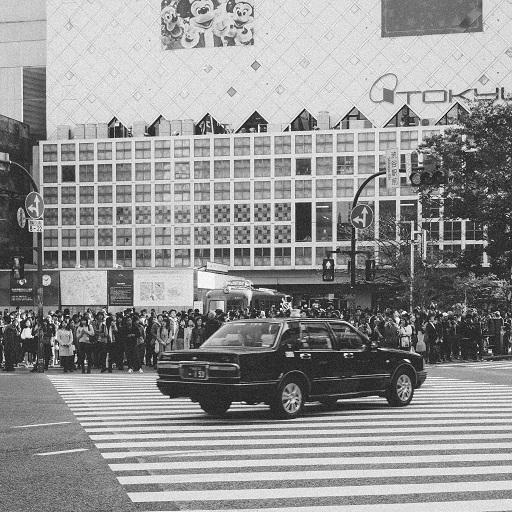
%> input picture Praca_Inzynierska/Filtr_Wienera/jon-tang512.jpg, 512 x 512 px
$ octave wiener.m   (GNU Octave 9; MATLAB toolbox functions it lacks are replaced by stand-ins)
%> lines starting %> are read from the running program, lines starting %| are printed output that depends on the picture
% w poni¿szej metodzie wykorzystano filtr Wienera do usuniêcia zak³óceñ.
% Metoda ta mo¿e byæ zastosowana, gdy funkcja rozmycia punktu i poziom
% zaszumienia jest znany
clc
clear all

%wczytanie obrazu
K=imread('jon-tang512.jpg');
%> K is the input picture: size 512x512x3 uint8; min 0, max 255, mean 147.7
I=rgb2gray(K);
imshow(I);
title('a) Obraz orginalny');
N=512;
%zmiana formatu obrazu na double
Obraz=double(I);
text(size(I,2),size(I,1)+15, ...
   'Photo by Jon Tang on Unsplash, link - https://unsplash.com/photos/-JODYEU6DmU', ...
   'FontSize',7,'HorizontalAlignment','right');
figure;
imhist(I);title('a) Histogram obrazu orginalnego')

%Wyznaczenie amplitudy sygna³u dla obrazu orginalnego
ObrazTF=fft2(Obraz); %przekszta³cenie obrazu do dziedzniy czêstotliwoœci(transfomacja Fouriera TF)
Amplituda_sygnalu=fftshift((abs(ObrazTF).^2)./(N*N));

%Na³o¿enie szumu na obraz o sigmie równej 40
sigma=40;
Szum=sigma*randn(size(Obraz));
figure;
imshow(uint8(Obraz+Szum));
title('a) Obraz zaszumiony');
figure;
imhist(uint8(Obraz+Szum));
title('b) Histogram obrazu zaszumionego')
%> figure, not shown here; highest point at x = 255, y = 18581

%Wyznaczenie amplitudy szumu
SzumTF=fft2(Szum); % przekszta³cenie do dzidziny czêstostliwoœci(transfomacja Fouriera TF)
Amplituda_szumu=fftshift((abs(SzumTF).^2)./(N*N));
Wartosc_szumu=sum(sum(Amplituda_szumu))/(N*N)
%> Wartosc_szumu = 1592.8

%Transformacja Fouriera zaszumionego obrazu
L=Obraz;
L=L+Szum;
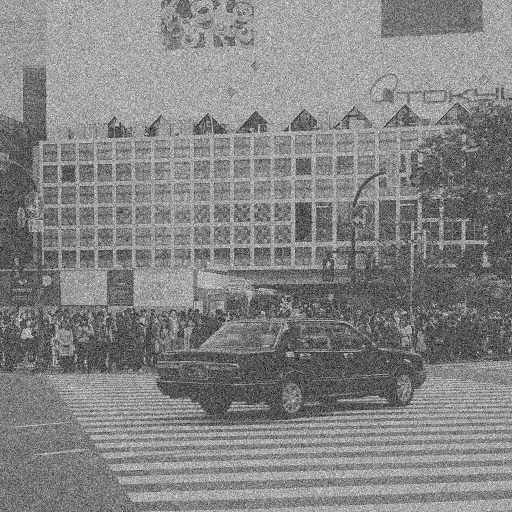
%> L: size 512x512 double; min -123.2, max 397.9, mean 147.6; drawn with min black and max white
LFT=fft2(L);
Zaszumiony_obrazTF=fftshift(LFT);

%Na³o¿enie filtru gaussowskiego na zaszumiany obraz
%Filtr gaussowski dzia³a w tym wypadku jako filtr wyg³adzaj¹cy
Filtr_wygladzajacy = fspecial('gaussian',[5 5], 1);
Wygladzenie_z_szumem = imfilter(uint8(L), Filtr_wygladzajacy, 'replicate');
figure,imshow(Wygladzenie_z_szumem);
title('a) Zaszumiony obraz po wyg³adzeniu filtrem gaussowskim');
figure;
imhist(Wygladzenie_z_szumem);
title('c) Histogram zaszumionego i wyg³adzonego obrazu')
%> figure, not shown here; highest point at x = 212, y = 2761

%Amplituda sygna³u dla zaszumionego i wyg³adzonego obrazu
Wygladzenie_z_szumemTF=fft2(Wygladzenie_z_szumem); % przekszta³cenie do dzidziny czêstostliwoœci(transfomacja Fouriera TF)
Amplituda=fftshift((abs(Wygladzenie_z_szumemTF).^2)./(N*N));

%Rekonstrukcja filtrem Wienera w dziedzinie czêstotliwoœci
Filtr_wypelniajacy_obraz=zeros(N);
Filtr_wypelniajacy_obrazFT=zeros(N);
for u=1:N
    for v=1:N
        %NSR (noise-to-signal response) stosunek mocy szumu do mocy sygna³u
        NSR(u,v)=((Amplituda(u,v)+Wartosc_szumu)/Amplituda(u,v));
        Filtr_wypelniajacy_obrazFT(u,v)=Zaszumiony_obrazTF(u,v)/NSR(u,v);
    end
end


%odwrotna transformata Fouriera potrzebna by zwizualizowaæ obraz
OdwroconaTF_dla_obrazu=(real(ifft2(ifftshift(Filtr_wypelniajacy_obrazFT))));

%konwertowanie na typ uint8
figure,imshow(uint8(OdwroconaTF_dla_obrazu));
title('a) Odtworzony obraz filtrem Wienera')
figure;
imhist(uint8(OdwroconaTF_dla_obrazu));
title('d) Histogram obrazu odtworzonego filtrem Wienera')
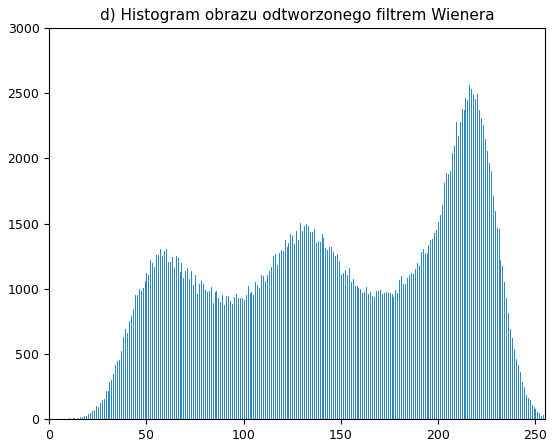
%> figure redrawn from the program's plot data; highest point at x = 216, y = 2562


%Rekonstrukcja dla NSR równego 1.5
Filtr_wypelniajacy_obraz=zeros(N);
Filtr_wypelniajacy_obrazFT=zeros(N);
for u=1:N
    for v=1:N
        %NSR (noise-to-signal response) stosunek mocy szumu do mocy sygna³u
        NSR15(u,v)=1.5*(Amplituda(u,v)/(Amplituda(u,v)+Wartosc_szumu));
        Filtr_wypelniajacy_obrazFT(u,v)=Zaszumiony_obrazTF(u,v)*NSR15(u,v);
    end
end
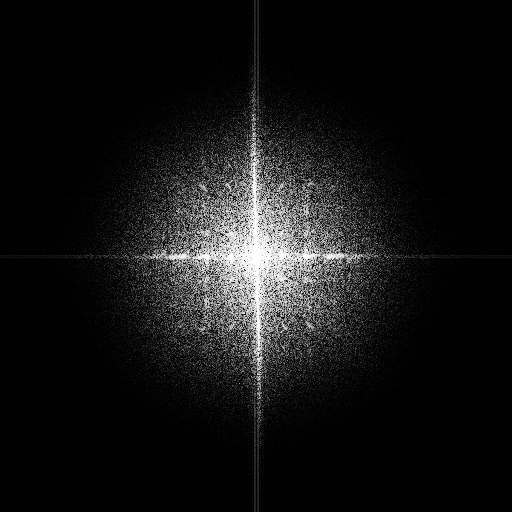
%> NSR15: size 512x512 double; min 1.39e-09, max 1.5, mean 0.121; drawn with min black and max white


%odwrotna transformata Fouriera potrzebna by zwizualizowaæ obraz
OdwroconaTF_dla_obrazu=(real(ifft2(ifftshift(Filtr_wypelniajacy_obrazFT))));

%konwertowanie na typ uint8
figure,imshow(uint8(OdwroconaTF_dla_obrazu));
%> after `imshow(uint8(OdwroconaTF_dla_obrazu))`:
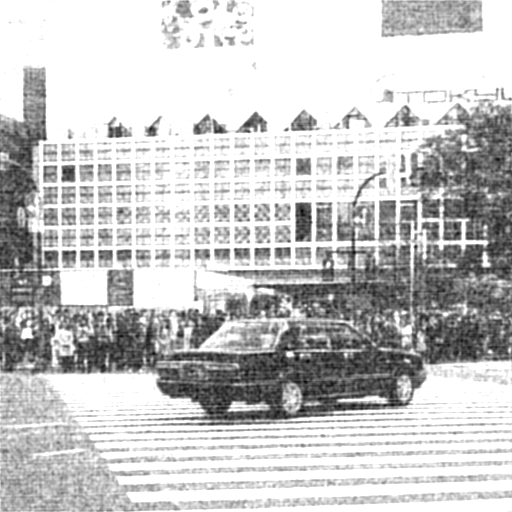
%> displayed picture: size 512x512, on the screen's scale of 0 to 255; min 8, max 255, mean 197.2
title('a) Odtworzony obraz filtrem Wienera dla NSR*1,5')
figure;
imhist(uint8(OdwroconaTF_dla_obrazu));
title('e) Histogram obrazu odtworzonego dla NSR*1,5')
%> figure, not shown here; highest point at x = 255, y = 110184

%Rekonstrukcja dla NSR równego 0.5
Filtr_wypelniajacy_obraz=zeros(N);
Filtr_wypelniajacy_obrazFT=zeros(N);
for u=1:N
    for v=1:N
        %NSR (noise-to-signal response) stosunek mocy szumu do mocy sygna³u
        NSR05(u,v)=0.5*(Amplituda(u,v)/(Amplituda(u,v)+Wartosc_szumu));
        Filtr_wypelniajacy_obrazFT(u,v)=Zaszumiony_obrazTF(u,v)*NSR05(u,v);
    end
end
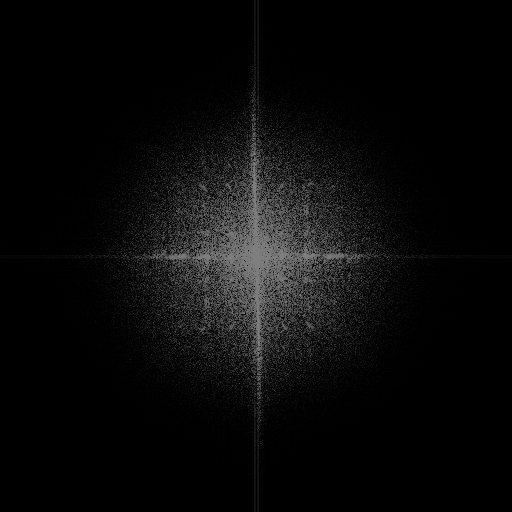
%> NSR05: size 512x512 double; min 4.64e-10, max 0.5, mean 0.0404


%odwrotna transformata Fouriera potrzebna by zwizualizowaæ obraz
OdwroconaTF_dla_obrazu=(real(ifft2(ifftshift(Filtr_wypelniajacy_obrazFT))));
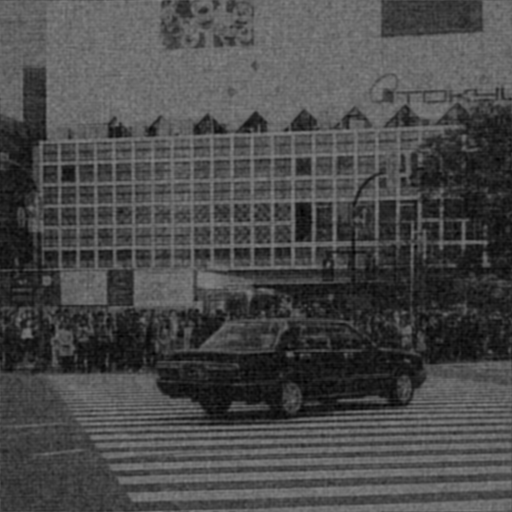
%> OdwroconaTF_dla_obrazu: size 512x512 double; min 2.61, max 132.9, mean 73.8

%konwertowanie na typ uint8
figure,imshow(uint8(OdwroconaTF_dla_obrazu));
title('a) Odtworzony obraz filtrem Wienera dla NSR*0,5')
figure;
imhist(uint8(OdwroconaTF_dla_obrazu));
title('f) Histogram obrazu odtworzonego dla NSR*0,5')
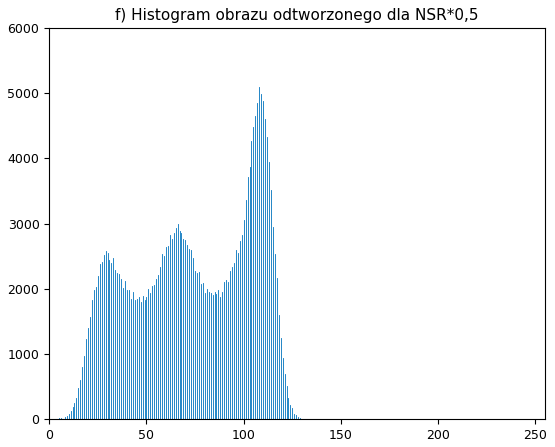
%> figure redrawn from the program's plot data; highest point at x = 108, y = 5093
